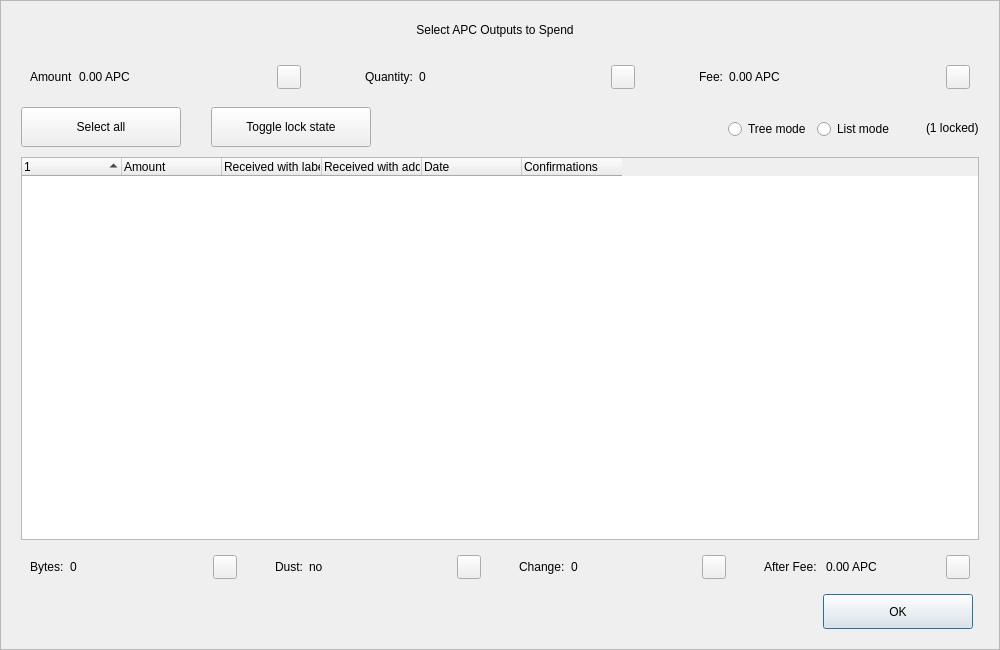
<?xml version="1.0" encoding="UTF-8"?>
<ui version="4.0">
 <class>CoinControlDialog</class>
 <widget class="QDialog" name="CoinControlDialog">
  <property name="geometry">
   <rect>
    <x>0</x>
    <y>0</y>
    <width>1000</width>
    <height>650</height>
   </rect>
  </property>
  <property name="minimumSize">
   <size>
    <width>950</width>
    <height>650</height>
   </size>
  </property>
  <property name="windowTitle">
   <string>Coin Selection</string>
  </property>
  <property name="styleSheet">
   <string notr="true"/>
  </property>
  <layout class="QVBoxLayout" name="verticalLayout">
   <property name="spacing">
    <number>0</number>
   </property>
   <property name="leftMargin">
    <number>0</number>
   </property>
   <property name="topMargin">
    <number>0</number>
   </property>
   <property name="rightMargin">
    <number>0</number>
   </property>
   <property name="bottomMargin">
    <number>0</number>
   </property>
   <item>
    <widget class="QFrame" name="frameContainer">
     <property name="toolTipDuration">
      <number>0</number>
     </property>
     <property name="frameShape">
      <enum>QFrame::StyledPanel</enum>
     </property>
     <property name="frameShadow">
      <enum>QFrame::Raised</enum>
     </property>
     <layout class="QVBoxLayout" name="verticalLayout_2">
      <property name="leftMargin">
       <number>0</number>
      </property>
      <property name="rightMargin">
       <number>0</number>
      </property>
      <property name="bottomMargin">
       <number>20</number>
      </property>
      <item>
       <layout class="QHBoxLayout" name="horizontalLayout_12">
        <property name="spacing">
         <number>0</number>
        </property>
        <property name="leftMargin">
         <number>20</number>
        </property>
        <property name="rightMargin">
         <number>30</number>
        </property>
        <item>
         <spacer name="horizontalSpacer_4">
          <property name="orientation">
           <enum>Qt::Horizontal</enum>
          </property>
          <property name="sizeHint" stdset="0">
           <size>
            <width>40</width>
            <height>20</height>
           </size>
          </property>
         </spacer>
        </item>
        <item>
         <widget class="QLabel" name="labelTitle">
          <property name="minimumSize">
           <size>
            <width>0</width>
            <height>40</height>
           </size>
          </property>
          <property name="maximumSize">
           <size>
            <width>16777215</width>
            <height>40</height>
           </size>
          </property>
          <property name="text">
           <string>Select APC Outputs to Spend</string>
          </property>
          <property name="alignment">
           <set>Qt::AlignCenter</set>
          </property>
          <property name="margin">
           <number>7</number>
          </property>
         </widget>
        </item>
        <item>
         <spacer name="horizontalSpacer_5">
          <property name="orientation">
           <enum>Qt::Horizontal</enum>
          </property>
          <property name="sizeHint" stdset="0">
           <size>
            <width>40</width>
            <height>20</height>
           </size>
          </property>
         </spacer>
        </item>
       </layout>
      </item>
      <item>
       <layout class="QHBoxLayout" name="horizontalLayout_8">
        <property name="leftMargin">
         <number>20</number>
        </property>
        <property name="rightMargin">
         <number>20</number>
        </property>
        <item>
         <widget class="QWidget" name="layoutAmount" native="true">
          <layout class="QHBoxLayout" name="horizontalLayout_9" stretch="0,1,0">
           <item>
            <widget class="QLabel" name="labelCoinControlAmountText">
             <property name="text">
              <string>Amount</string>
             </property>
            </widget>
           </item>
           <item>
            <widget class="QLabel" name="labelCoinControlAmount">
             <property name="text">
              <string>0.00 APC</string>
             </property>
            </widget>
           </item>
           <item alignment="Qt::AlignHCenter|Qt::AlignVCenter">
            <widget class="QPushButton" name="pushButtonAmount">
             <property name="minimumSize">
              <size>
               <width>0</width>
               <height>24</height>
              </size>
             </property>
             <property name="maximumSize">
              <size>
               <width>24</width>
               <height>26</height>
              </size>
             </property>
             <property name="focusPolicy">
              <enum>Qt::NoFocus</enum>
             </property>
             <property name="styleSheet">
              <string notr="true">padding-bottom:2px;
padding-right:4px;</string>
             </property>
             <property name="text">
              <string/>
             </property>
            </widget>
           </item>
          </layout>
         </widget>
        </item>
        <item>
         <spacer name="horizontalSpacer_2">
          <property name="orientation">
           <enum>Qt::Horizontal</enum>
          </property>
          <property name="sizeType">
           <enum>QSizePolicy::Fixed</enum>
          </property>
          <property name="sizeHint" stdset="0">
           <size>
            <width>40</width>
            <height>20</height>
           </size>
          </property>
         </spacer>
        </item>
        <item>
         <widget class="QWidget" name="layoutQuantity" native="true">
          <layout class="QHBoxLayout" name="horizontalLayout_10" stretch="0,1,0">
           <item>
            <widget class="QLabel" name="labelCoinControlQuantityText">
             <property name="text">
              <string>Quantity:</string>
             </property>
            </widget>
           </item>
           <item>
            <widget class="QLabel" name="labelCoinControlQuantity">
             <property name="text">
              <string>0</string>
             </property>
            </widget>
           </item>
           <item alignment="Qt::AlignHCenter|Qt::AlignVCenter">
            <widget class="QPushButton" name="pushButtonQuantity">
             <property name="minimumSize">
              <size>
               <width>0</width>
               <height>24</height>
              </size>
             </property>
             <property name="maximumSize">
              <size>
               <width>24</width>
               <height>26</height>
              </size>
             </property>
             <property name="focusPolicy">
              <enum>Qt::NoFocus</enum>
             </property>
             <property name="styleSheet">
              <string notr="true">padding-bottom:2px;
               padding-right:4px;</string>
             </property>
             <property name="text">
              <string/>
             </property>
            </widget>
           </item>
          </layout>
         </widget>
        </item>
        <item>
         <spacer name="horizontalSpacer_22">
          <property name="orientation">
           <enum>Qt::Horizontal</enum>
          </property>
          <property name="sizeType">
           <enum>QSizePolicy::Fixed</enum>
          </property>
          <property name="sizeHint" stdset="0">
           <size>
            <width>40</width>
            <height>20</height>
           </size>
          </property>
         </spacer>
        </item>
        <item>
         <widget class="QWidget" name="layoutFee" native="true">
          <layout class="QHBoxLayout" name="horizontalLayout_11" stretch="0,1,0">
           <item>
            <widget class="QLabel" name="labelCoinControlFeeText">
             <property name="text">
              <string>Fee:</string>
             </property>
            </widget>
           </item>
           <item>
            <widget class="QLabel" name="labelCoinControlFee">
             <property name="text">
              <string>0.00 APC</string>
             </property>
            </widget>
           </item>
           <item alignment="Qt::AlignHCenter|Qt::AlignVCenter">
            <widget class="QPushButton" name="pushButtonFee">
             <property name="minimumSize">
              <size>
               <width>0</width>
               <height>24</height>
              </size>
             </property>
             <property name="maximumSize">
              <size>
               <width>24</width>
               <height>26</height>
              </size>
             </property>
             <property name="focusPolicy">
              <enum>Qt::NoFocus</enum>
             </property>
             <property name="styleSheet">
              <string notr="true">padding-bottom:2px;
               padding-right:4px;</string>
             </property>
             <property name="text">
              <string/>
             </property>
            </widget>
           </item>
          </layout>
         </widget>
        </item>
       </layout>
      </item>
      <item>
       <widget class="QFrame" name="frame">
        <property name="minimumSize">
         <size>
          <width>0</width>
          <height>40</height>
         </size>
        </property>
        <property name="styleSheet">
         <string notr="true">#frame {
	border:0;
}</string>
        </property>
        <property name="frameShape">
         <enum>QFrame::StyledPanel</enum>
        </property>
        <property name="frameShadow">
         <enum>QFrame::Sunken</enum>
        </property>
        <layout class="QHBoxLayout" name="horizontalLayout">
         <property name="spacing">
          <number>0</number>
         </property>
         <property name="leftMargin">
          <number>20</number>
         </property>
         <property name="topMargin">
          <number>0</number>
         </property>
         <property name="rightMargin">
          <number>20</number>
         </property>
         <property name="bottomMargin">
          <number>0</number>
         </property>
         <item>
          <layout class="QHBoxLayout" name="horizontalLayoutPanel" stretch="0,0,0,0,0,0">
           <property name="spacing">
            <number>20</number>
           </property>
           <item>
            <widget class="QPushButton" name="pushButtonSelectAll">
             <property name="sizePolicy">
              <sizepolicy hsizetype="Maximum" vsizetype="Fixed">
               <horstretch>0</horstretch>
               <verstretch>0</verstretch>
              </sizepolicy>
             </property>
             <property name="minimumSize">
              <size>
               <width>160</width>
               <height>40</height>
              </size>
             </property>
             <property name="maximumSize">
              <size>
               <width>16777215</width>
               <height>40</height>
              </size>
             </property>
             <property name="text">
              <string>Select all</string>
             </property>
             <property name="checkable">
              <bool>true</bool>
             </property>
             <property name="checked">
              <bool>false</bool>
             </property>
             <property name="autoExclusive">
              <bool>false</bool>
             </property>
             <property name="autoDefault">
              <bool>false</bool>
             </property>
            </widget>
           </item>
           <item>
            <spacer name="horizontalSpacer_6">
             <property name="orientation">
              <enum>Qt::Horizontal</enum>
             </property>
             <property name="sizeType">
              <enum>QSizePolicy::Fixed</enum>
             </property>
             <property name="sizeHint" stdset="0">
              <size>
               <width>10</width>
               <height>20</height>
              </size>
             </property>
            </spacer>
           </item>
           <item>
            <widget class="QPushButton" name="pushButtonToggleLock">
             <property name="sizePolicy">
              <sizepolicy hsizetype="Maximum" vsizetype="Fixed">
               <horstretch>0</horstretch>
               <verstretch>0</verstretch>
              </sizepolicy>
             </property>
             <property name="minimumSize">
              <size>
               <width>160</width>
               <height>40</height>
              </size>
             </property>
             <property name="maximumSize">
              <size>
               <width>16777215</width>
               <height>40</height>
              </size>
             </property>
             <property name="text">
              <string>Toggle lock state</string>
             </property>
             <property name="checkable">
              <bool>true</bool>
             </property>
             <property name="autoExclusive">
              <bool>false</bool>
             </property>
             <property name="autoDefault">
              <bool>false</bool>
             </property>
            </widget>
           </item>
           <item>
            <spacer name="horizontalSpacer_7">
             <property name="orientation">
              <enum>Qt::Horizontal</enum>
             </property>
             <property name="sizeType">
              <enum>QSizePolicy::Expanding</enum>
             </property>
             <property name="sizeHint" stdset="0">
              <size>
               <width>30</width>
               <height>20</height>
              </size>
             </property>
            </spacer>
           </item>
           <item alignment="Qt::AlignRight">
            <widget class="QGroupBox" name="groupBox_2">
             <property name="styleSheet">
              <string notr="true">#groupBox_2 {
    background-color:transparent;
    border-radius:0;
}</string>
             </property>
             <property name="title">
              <string/>
             </property>
             <layout class="QHBoxLayout" name="horizontalLayout_14">
              <item>
               <widget class="QRadioButton" name="radioTreeMode">
                <property name="sizePolicy">
                 <sizepolicy hsizetype="Maximum" vsizetype="Fixed">
                  <horstretch>0</horstretch>
                  <verstretch>0</verstretch>
                 </sizepolicy>
                </property>
                <property name="text">
                 <string>Tree mode</string>
                </property>
               </widget>
              </item>
              <item>
               <widget class="QRadioButton" name="radioListMode">
                <property name="sizePolicy">
                 <sizepolicy hsizetype="Maximum" vsizetype="Fixed">
                  <horstretch>0</horstretch>
                  <verstretch>0</verstretch>
                 </sizepolicy>
                </property>
                <property name="text">
                 <string>List mode</string>
                </property>
                <property name="checked">
                 <bool>false</bool>
                </property>
               </widget>
              </item>
             </layout>
            </widget>
           </item>
           <item>
            <widget class="QLabel" name="labelLocked">
             <property name="text">
              <string>(1 locked)</string>
             </property>
            </widget>
           </item>
          </layout>
         </item>
        </layout>
       </widget>
      </item>
      <item>
       <layout class="QHBoxLayout" name="horizontalLayout_13">
        <property name="leftMargin">
         <number>20</number>
        </property>
        <property name="rightMargin">
         <number>20</number>
        </property>
        <item>
         <widget class="CoinControlTreeWidget" name="treeWidget">
          <property name="contextMenuPolicy">
           <enum>Qt::CustomContextMenu</enum>
          </property>
          <property name="styleSheet">
           <string notr="true"/>
          </property>
          <property name="sortingEnabled">
           <bool>false</bool>
          </property>
          <property name="columnCount">
           <number>6</number>
          </property>
          <attribute name="headerShowSortIndicator" stdset="0">
           <bool>true</bool>
          </attribute>
          <attribute name="headerStretchLastSection">
           <bool>false</bool>
          </attribute>
          <column>
           <property name="text">
            <string/>
           </property>
          </column>
          <column>
           <property name="text">
            <string>Amount</string>
           </property>
          </column>
          <column>
           <property name="text">
            <string>Received with label</string>
           </property>
          </column>
          <column>
           <property name="text">
            <string>Received with address</string>
           </property>
          </column>
          <column>
           <property name="text">
            <string>Date</string>
           </property>
          </column>
          <column>
           <property name="text">
            <string>Confirmations</string>
           </property>
           <property name="toolTip">
            <string>Confirmed</string>
           </property>
          </column>
         </widget>
        </item>
       </layout>
      </item>
      <item>
       <layout class="QHBoxLayout" name="horizontalLayout_3">
        <property name="spacing">
         <number>20</number>
        </property>
        <property name="leftMargin">
         <number>20</number>
        </property>
        <property name="rightMargin">
         <number>20</number>
        </property>
        <item>
         <widget class="QWidget" name="layoutBytes" native="true">
          <layout class="QHBoxLayout" name="horizontalLayout_4" stretch="0,1,0">
           <item>
            <widget class="QLabel" name="labelCoinControlBytesText">
             <property name="text">
              <string>Bytes:</string>
             </property>
            </widget>
           </item>
           <item>
            <widget class="QLabel" name="labelCoinControlBytes">
             <property name="text">
              <string>0</string>
             </property>
            </widget>
           </item>
           <item alignment="Qt::AlignHCenter|Qt::AlignVCenter">
            <widget class="QPushButton" name="pushButtonBytes">
             <property name="minimumSize">
              <size>
               <width>0</width>
               <height>24</height>
              </size>
             </property>
             <property name="maximumSize">
              <size>
               <width>24</width>
               <height>26</height>
              </size>
             </property>
             <property name="focusPolicy">
              <enum>Qt::NoFocus</enum>
             </property>
             <property name="styleSheet">
              <string notr="true">padding-bottom:2px;
               padding-right:4px;</string>
             </property>
             <property name="text">
              <string/>
             </property>
            </widget>
           </item>
          </layout>
         </widget>
        </item>
        <item>
         <widget class="QWidget" name="layoutDust" native="true">
          <layout class="QHBoxLayout" name="horizontalLayout_5" stretch="0,1,0">
           <item>
            <widget class="QLabel" name="labelCoinControlLowOutputText">
             <property name="text">
              <string>Dust:</string>
             </property>
            </widget>
           </item>
           <item>
            <widget class="QLabel" name="labelCoinControlLowOutput">
             <property name="text">
              <string>no</string>
             </property>
            </widget>
           </item>
           <item alignment="Qt::AlignHCenter|Qt::AlignVCenter">
            <widget class="QPushButton" name="pushButtonDust">
             <property name="minimumSize">
              <size>
               <width>0</width>
               <height>24</height>
              </size>
             </property>
             <property name="maximumSize">
              <size>
               <width>24</width>
               <height>26</height>
              </size>
             </property>
             <property name="focusPolicy">
              <enum>Qt::NoFocus</enum>
             </property>
             <property name="styleSheet">
              <string notr="true">padding-bottom:2px;
               padding-right:4px;</string>
             </property>
             <property name="text">
              <string/>
             </property>
            </widget>
           </item>
          </layout>
         </widget>
        </item>
        <item>
         <widget class="QWidget" name="layoutChange" native="true">
          <layout class="QHBoxLayout" name="horizontalLayout_6" stretch="0,1,0">
           <item>
            <widget class="QLabel" name="labelCoinControlChangeText">
             <property name="text">
              <string>Change:</string>
             </property>
            </widget>
           </item>
           <item>
            <widget class="QLabel" name="labelCoinControlChange">
             <property name="text">
              <string>0</string>
             </property>
            </widget>
           </item>
           <item alignment="Qt::AlignHCenter|Qt::AlignVCenter">
            <widget class="QPushButton" name="pushButtonChange">
             <property name="minimumSize">
              <size>
               <width>0</width>
               <height>24</height>
              </size>
             </property>
             <property name="maximumSize">
              <size>
               <width>24</width>
               <height>26</height>
              </size>
             </property>
             <property name="focusPolicy">
              <enum>Qt::NoFocus</enum>
             </property>
             <property name="styleSheet">
              <string notr="true">padding-bottom:2px;
               padding-right:4px;</string>
             </property>
             <property name="text">
              <string/>
             </property>
            </widget>
           </item>
          </layout>
         </widget>
        </item>
        <item>
         <widget class="QWidget" name="layoutAfter" native="true">
          <layout class="QHBoxLayout" name="horizontalLayout_7" stretch="0,1,0">
           <item>
            <widget class="QLabel" name="labelCoinControlAfterFeeText">
             <property name="text">
              <string>After Fee: </string>
             </property>
            </widget>
           </item>
           <item>
            <widget class="QLabel" name="labelCoinControlAfterFee">
             <property name="text">
              <string>0.00 APC</string>
             </property>
            </widget>
           </item>
           <item alignment="Qt::AlignHCenter|Qt::AlignVCenter">
            <widget class="QPushButton" name="pushButtonAlterFee">
             <property name="minimumSize">
              <size>
               <width>0</width>
               <height>24</height>
              </size>
             </property>
             <property name="maximumSize">
              <size>
               <width>24</width>
               <height>26</height>
              </size>
             </property>
             <property name="focusPolicy">
              <enum>Qt::NoFocus</enum>
             </property>
             <property name="styleSheet">
              <string notr="true">padding-bottom:2px;
               padding-right:4px;</string>
             </property>
             <property name="text">
              <string/>
             </property>
            </widget>
           </item>
          </layout>
         </widget>
        </item>
       </layout>
      </item>
      <item>
       <layout class="QHBoxLayout" name="horizontalLayout_2">
        <property name="spacing">
         <number>0</number>
        </property>
        <property name="leftMargin">
         <number>20</number>
        </property>
        <property name="rightMargin">
         <number>26</number>
        </property>
        <item>
         <spacer name="horizontalSpacer_3">
          <property name="orientation">
           <enum>Qt::Horizontal</enum>
          </property>
          <property name="sizeHint" stdset="0">
           <size>
            <width>558</width>
            <height>20</height>
           </size>
          </property>
         </spacer>
        </item>
        <item>
         <widget class="QPushButton" name="pushButtonOk">
          <property name="minimumSize">
           <size>
            <width>150</width>
            <height>35</height>
           </size>
          </property>
          <property name="text">
           <string>OK</string>
          </property>
         </widget>
        </item>
       </layout>
      </item>
     </layout>
    </widget>
   </item>
  </layout>
 </widget>
 <customwidgets>
  <customwidget>
   <class>CoinControlTreeWidget</class>
   <extends>QTreeWidget</extends>
   <header>coincontroltreewidget.h</header>
  </customwidget>
 </customwidgets>
 <resources/>
 <connections/>
</ui>
